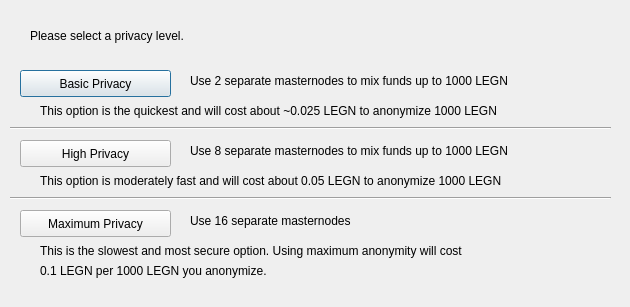
<?xml version="1.0" encoding="UTF-8"?>
<ui version="4.0">
 <class>DarksendConfig</class>
 <widget class="QDialog" name="DarksendConfig">
  <property name="geometry">
   <rect>
    <x>0</x>
    <y>0</y>
    <width>630</width>
    <height>307</height>
   </rect>
  </property>
  <property name="windowTitle">
   <string>Configure Darksend</string>
  </property>
  <widget class="QPushButton" name="buttonBasic">
   <property name="geometry">
    <rect>
     <x>20</x>
     <y>70</y>
     <width>151</width>
     <height>27</height>
    </rect>
   </property>
   <property name="text">
    <string>Basic Privacy</string>
   </property>
  </widget>
  <widget class="QPushButton" name="buttonHigh">
   <property name="geometry">
    <rect>
     <x>20</x>
     <y>140</y>
     <width>151</width>
     <height>27</height>
    </rect>
   </property>
   <property name="text">
    <string>High Privacy</string>
   </property>
  </widget>
  <widget class="QPushButton" name="buttonMax">
   <property name="geometry">
    <rect>
     <x>20</x>
     <y>210</y>
     <width>151</width>
     <height>27</height>
    </rect>
   </property>
   <property name="text">
    <string>Maximum Privacy</string>
   </property>
  </widget>
  <widget class="QLabel" name="label">
   <property name="geometry">
    <rect>
     <x>30</x>
     <y>20</y>
     <width>571</width>
     <height>31</height>
    </rect>
   </property>
   <property name="text">
    <string>Please select a privacy level.</string>
   </property>
  </widget>
  <widget class="QLabel" name="label_2">
   <property name="geometry">
    <rect>
     <x>190</x>
     <y>70</y>
     <width>421</width>
     <height>21</height>
    </rect>
   </property>
   <property name="text">
    <string>Use 2 separate masternodes to mix funds up to 1000 LEGN</string>
   </property>
  </widget>
  <widget class="QLabel" name="label_3">
   <property name="geometry">
    <rect>
     <x>190</x>
     <y>140</y>
     <width>411</width>
     <height>21</height>
    </rect>
   </property>
   <property name="text">
    <string>Use 8 separate masternodes to mix funds up to 1000 LEGN</string>
   </property>
  </widget>
  <widget class="QLabel" name="label_4">
   <property name="geometry">
    <rect>
     <x>190</x>
     <y>210</y>
     <width>421</width>
     <height>21</height>
    </rect>
   </property>
   <property name="text">
    <string>Use 16 separate masternodes</string>
   </property>
  </widget>
  <widget class="QLabel" name="label_6">
   <property name="geometry">
    <rect>
     <x>40</x>
     <y>100</y>
     <width>561</width>
     <height>21</height>
    </rect>
   </property>
   <property name="text">
    <string>This option is the quickest and will cost about ~0.025 LEGN to anonymize 1000 LEGN</string>
   </property>
  </widget>
  <widget class="QLabel" name="label_7">
   <property name="geometry">
    <rect>
     <x>40</x>
     <y>170</y>
     <width>561</width>
     <height>21</height>
    </rect>
   </property>
   <property name="text">
    <string>This option is moderately fast and will cost about 0.05 LEGN to anonymize 1000 LEGN</string>
   </property>
  </widget>
  <widget class="QLabel" name="label_8">
   <property name="geometry">
    <rect>
     <x>40</x>
     <y>240</y>
     <width>561</width>
     <height>21</height>
    </rect>
   </property>
   <property name="text">
    <string>This is the slowest and most secure option. Using maximum anonymity will cost</string>
   </property>
  </widget>
  <widget class="QLabel" name="label_9">
   <property name="geometry">
    <rect>
     <x>40</x>
     <y>260</y>
     <width>561</width>
     <height>21</height>
    </rect>
   </property>
   <property name="text">
    <string>0.1 LEGN per 1000 LEGN you anonymize.</string>
   </property>
  </widget>
  <widget class="Line" name="line">
   <property name="geometry">
    <rect>
     <x>10</x>
     <y>120</y>
     <width>601</width>
     <height>16</height>
    </rect>
   </property>
   <property name="orientation">
    <enum>Qt::Horizontal</enum>
   </property>
  </widget>
  <widget class="Line" name="line_2">
   <property name="geometry">
    <rect>
     <x>10</x>
     <y>190</y>
     <width>601</width>
     <height>16</height>
    </rect>
   </property>
   <property name="orientation">
    <enum>Qt::Horizontal</enum>
   </property>
  </widget>
 </widget>
 <resources/>
 <connections/>
</ui>
